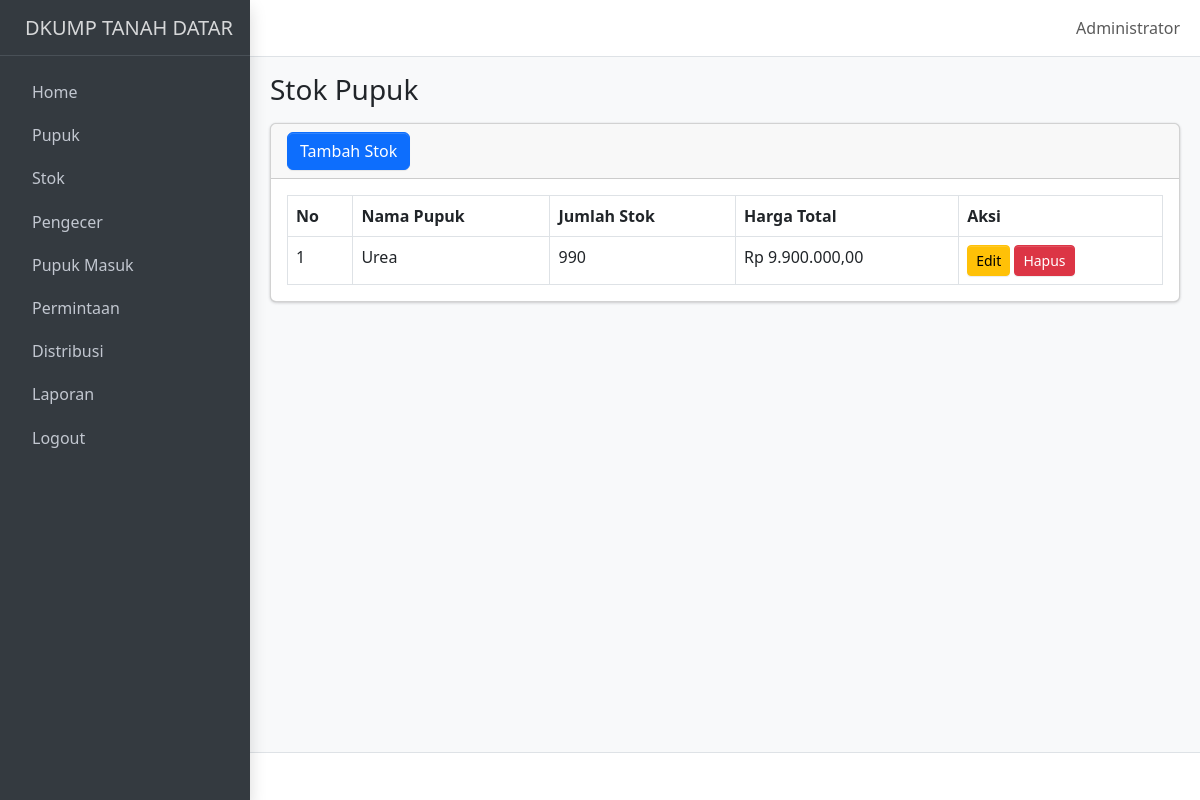
/stok.php (signed in), run on the app's committed database.
### tables this page shows
CREATE TABLE `stok` (
  `id_stok` int NOT NULL,
  `id_pupuk` int NOT NULL,
  `stok` int NOT NULL,
  `harga_total` decimal(15,2) NOT NULL
);

CREATE TABLE `pupuk` (
  `id_pupuk` int NOT NULL,
  `nama_pupuk` varchar(255) NOT NULL,
  `satuan` varchar(50) NOT NULL,
  `harga` decimal(15,2) NOT NULL
);

### stok.php (the view, shortened to what this page needs)
<?php include 'template/header.php'; ?>
<body class="layout-fixed sidebar-expand-lg bg-body-tertiary">
    <div class="app-wrapper">
        <?php include 'template/navbar.php'; ?>
        <?php include 'template/sidebar.php'; ?>
        <main class="app-main">
            <div class="app-content-header">
                <div class="container-fluid">
                    <div class="row">
                        <div class="col-sm-6">
                            <h3 class="mb-0">Stok Pupuk</h3>
                        </div>
                    </div>
                </div>
            </div>
            <div class="app-content">
                <div class="container-fluid">
                    <div class="card">
                        <div class="card-header d-flex justify-content-between align-items-center">
                            <button class="btn btn-primary" data-bs-toggle="modal" data-bs-target="#modalTambahStok">Tambah Stok</button>
                        </div>
                        <div class="card-body">
                            <?php
                            include 'koneksi.php';
                            $query = "SELECT s.id_stok, s.id_pupuk, s.stok, s.harga_total, p.nama_pupuk, p.harga
              FROM stok s
              JOIN pupuk p ON s.id_pupuk = p.id_pupuk";
                            $result = $koneksi->query($query);
                            $no = 1;
                            if ($result->num_rows > 0) {
                                echo "<table class='table table-bordered'>";
                                echo "<thead>
                <tr>
                    <th>No</th>
                    <th>Nama Pupuk</th>
                    <th>Jumlah Stok</th>
                    <th>Harga Total</th>
                    <th>Aksi</th>
                </tr>
              </thead>";
                                echo "<tbody>";
                                while ($row = $result->fetch_assoc()) {
                                    echo "<tr>
                    <td>{$no}</td>
                    <td>{$row['nama_pupuk']}</td>
                    <td>{$row['stok']}</td>
                    <td>Rp " . number_format($row['harga_total'], 2, ',', '.') . "</td>
                    <td>
                        <button class='btn btn-warning btn-sm' data-bs-toggle='modal' data-bs-target='#modalEditStok{$row['id_stok']}'>Edit</button>
                        <a href='crud/hapus_stok.php?id={$row['id_stok']}' onclick='return confirm(\"Apakah Anda yakin ingin menghapus data ini?\")' class='btn btn-danger btn-sm'>Hapus</a>
                    </td>
                  </tr>";
                                    $no++;
                                }
                                echo "</tbody></table>";
                            } else {
                                echo "<p class='text-center'>Tidak ada data stok.</p>";
                            }
                            ?>
                        </div>
                    </div>
                </div>
            </div>
        </main>
        <footer class="app-footer">
        </footer>
    </div>
</body>
</html>

### data on the page
stok: id_pupuk.nama_pupuk "Urea", stok "990", harga_total "9.900.000,00"

### other printed values
$_SESSION['nama_lengkap'] "Administrator"
